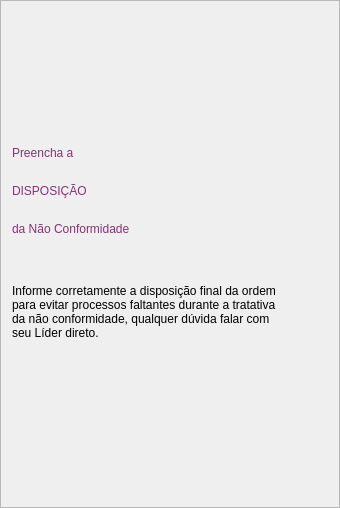
                  <widget class="QFrame" name="frame_12">
                   <property name="minimumSize">
                    <size>
                     <width>340</width>
                     <height>0</height>
                    </size>
                   </property>
                   <property name="maximumSize">
                    <size>
                     <width>340</width>
                     <height>16777215</height>
                    </size>
                   </property>
                   <property name="styleSheet">
                    <string notr="true"/>
                   </property>
                   <property name="frameShape">
                    <enum>QFrame::StyledPanel</enum>
                   </property>
                   <property name="frameShadow">
                    <enum>QFrame::Raised</enum>
                   </property>
                   <layout class="QVBoxLayout" name="verticalLayout_12">
                    <item>
                     <spacer name="verticalSpacer_5">
                      <property name="orientation">
                       <enum>Qt::Vertical</enum>
                      </property>
                      <property name="sizeHint" stdset="0">
                       <size>
                        <width>20</width>
                        <height>125</height>
                       </size>
                      </property>
                     </spacer>
                    </item>
                    <item>
                     <layout class="QVBoxLayout" name="verticalLayout_13">
                      <item>
                       <widget class="QLabel" name="label_19">
                        <property name="minimumSize">
                         <size>
                          <width>279</width>
                          <height>32</height>
                         </size>
                        </property>
                        <property name="maximumSize">
                         <size>
                          <width>279</width>
                          <height>32</height>
                         </size>
                        </property>
                        <property name="styleSheet">
                         <string notr="true">font: 20pt &quot;KonsensLight&quot;;
color: #853275;</string>
                        </property>
                        <property name="text">
                         <string>Preencha a</string>
                        </property>
                       </widget>
                      </item>
                      <item>
                       <widget class="QLabel" name="label_20">
                        <property name="minimumSize">
                         <size>
                          <width>279</width>
                          <height>32</height>
                         </size>
                        </property>
                        <property name="maximumSize">
                         <size>
                          <width>279</width>
                          <height>32</height>
                         </size>
                        </property>
                        <property name="styleSheet">
                         <string notr="true">font: 22pt &quot;KonsensBold&quot;;
color: #853275;</string>
                        </property>
                        <property name="text">
                         <string>DISPOSIÇÃO</string>
                        </property>
                       </widget>
                      </item>
                      <item>
                       <widget class="QLabel" name="label_21">
                        <property name="minimumSize">
                         <size>
                          <width>279</width>
                          <height>32</height>
                         </size>
                        </property>
                        <property name="maximumSize">
                         <size>
                          <width>279</width>
                          <height>32</height>
                         </size>
                        </property>
                        <property name="styleSheet">
                         <string notr="true">font: 20pt &quot;KonsensLight&quot;;
color: #853275;</string>
                        </property>
                        <property name="text">
                         <string>da Não Conformidade</string>
                        </property>
                       </widget>
                      </item>
                     </layout>
                    </item>
                    <item>
                     <widget class="QLabel" name="label_22">
                      <property name="minimumSize">
                       <size>
                        <width>279</width>
                        <height>121</height>
                       </size>
                      </property>
                      <property name="maximumSize">
                       <size>
                        <width>279</width>
                        <height>121</height>
                       </size>
                      </property>
                      <property name="styleSheet">
                       <string notr="true">font: 10pt &quot;KonsensLight&quot;;</string>
                      </property>
                      <property name="text">
                       <string>Informe corretamente a disposição final da ordem para evitar processos faltantes durante a tratativa da não conformidade, qualquer dúvida falar com seu Líder direto.</string>
                      </property>
                      <property name="wordWrap">
                       <bool>true</bool>
                      </property>
                     </widget>
                    </item>
                    <item>
                     <spacer name="verticalSpacer_6">
                      <property name="orientation">
                       <enum>Qt::Vertical</enum>
                      </property>
                      <property name="sizeHint" stdset="0">
                       <size>
                        <width>20</width>
                        <height>124</height>
                       </size>
                      </property>
                     </spacer>
                    </item>
                   </layout>
                  </widget>
